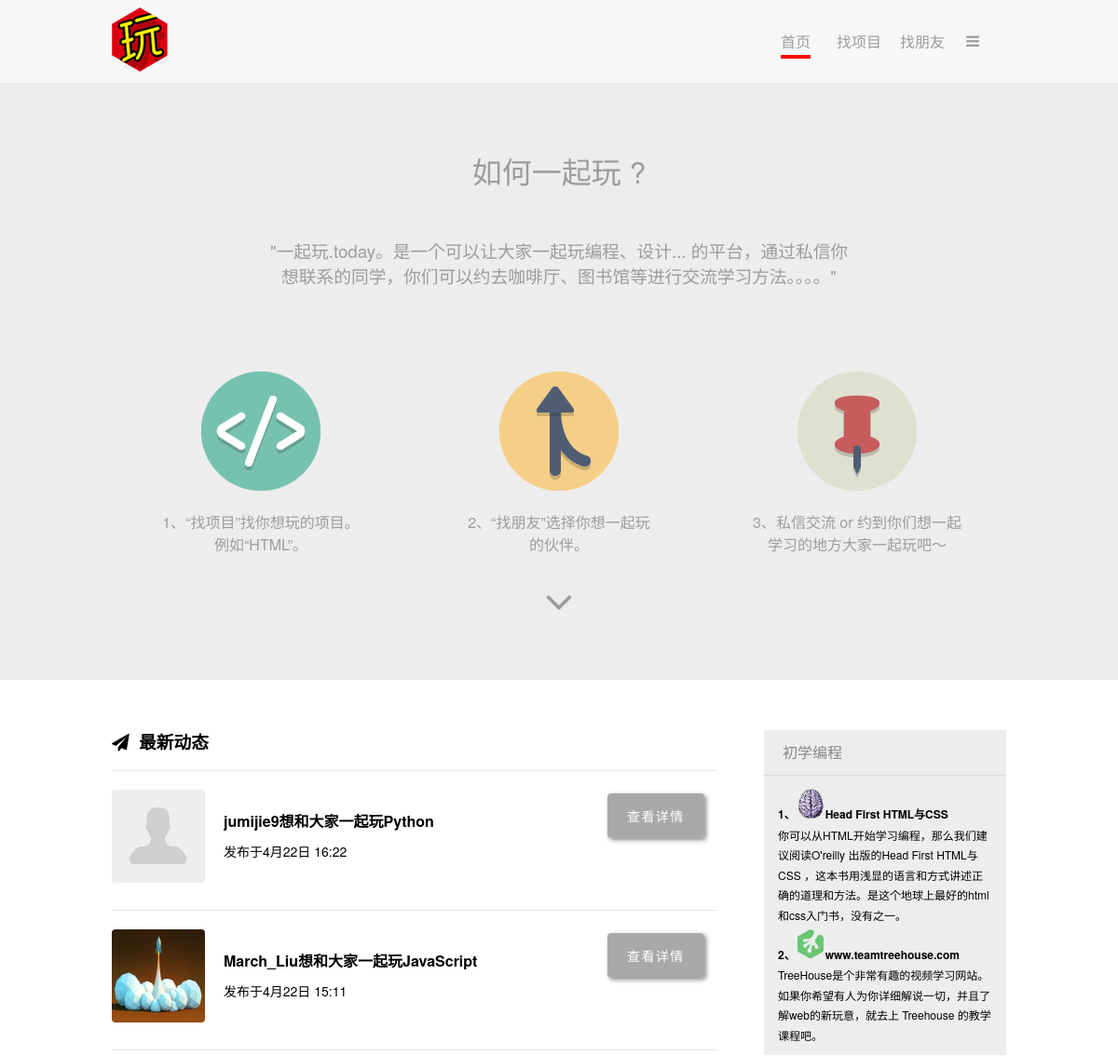
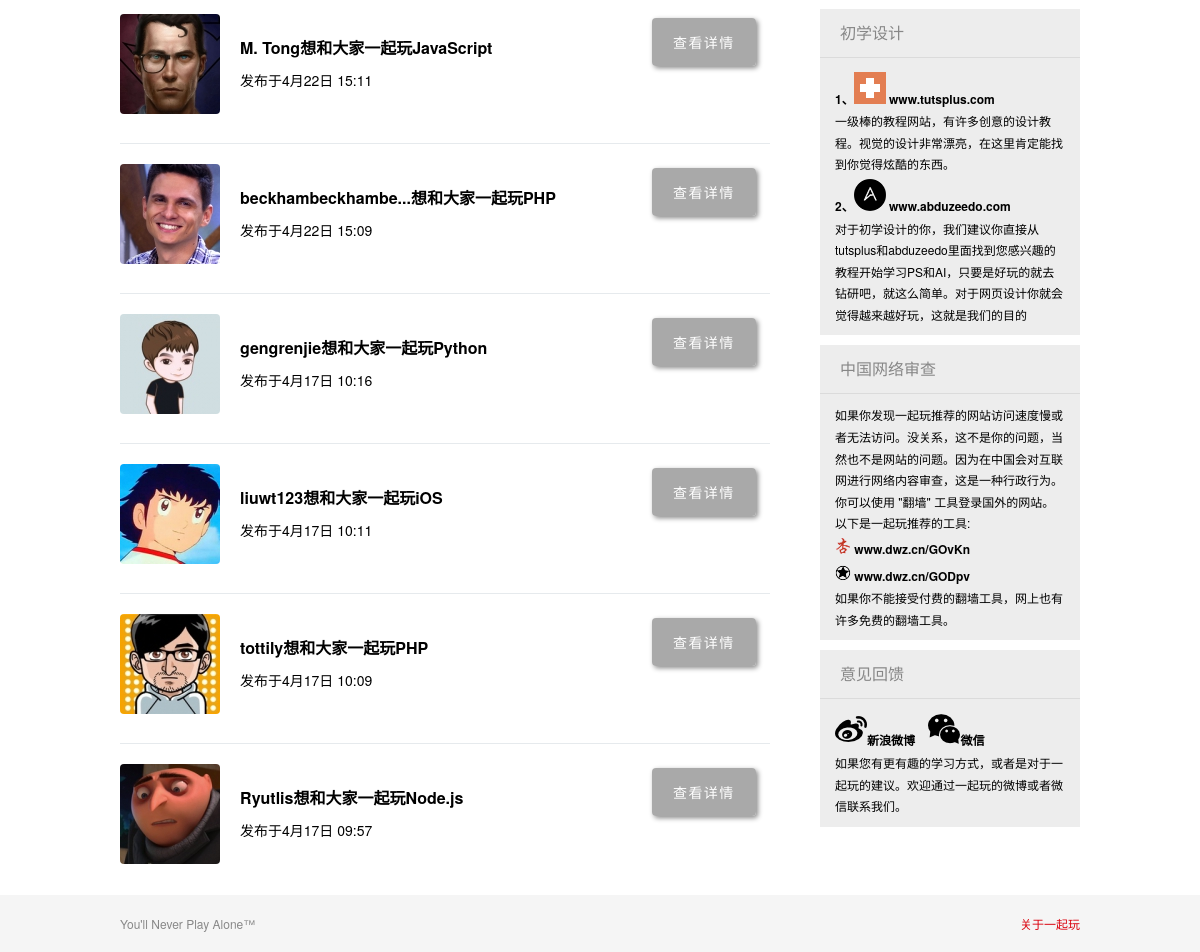
/yiqiwan (signed in), run on the app's committed database (2 pictures, top to bottom).
### tables this page shows
CREATE TABLE `match_response` (
`response_id` int(11) NOT NULL,
  `user_id` int(11) DEFAULT NULL,
  `topic_id` int(11) DEFAULT NULL,
  `response` tinyint(4) DEFAULT NULL,
  `response_date` datetime DEFAULT NULL
);

CREATE TABLE `match_user` (
`user_id` int(11) NOT NULL,
  `username` varchar(30) DEFAULT NULL,
  `password` varchar(200) DEFAULT NULL,
  `join_date` datetime DEFAULT NULL,
  `real_name` varchar(32) DEFAULT NULL,
  `gender` varchar(1) DEFAULT NULL,
  `picture` varchar(200) DEFAULT NULL,
  `area` varchar(32) DEFAULT NULL,
  `street` varchar(32) DEFAULT NULL,
  `email` varchar(255) DEFAULT NULL,
  `resume` varchar(10000) DEFAULT NULL,
  `job` varchar(500) DEFAULT NULL,
  `education` varchar(500) DEFAULT NULL
);

CREATE TABLE `match_topic` (
`topic_id` int(11) NOT NULL,
  `name` varchar(48) DEFAULT NULL
);

### yiqiwan/index.php (the view, shortened to what this page needs)
<?php
  if(isset($_SESSION['user_id'])) {
?>
<!DOCTYPE html>
<html>
  <head>
    <link rel="stylesheet" href="font-awesome-4.3.0/css/font-awesome.min.css">
    <link rel="stylesheet" type="text/css" href="style.css" />
</head>
<body>
<header>
    <div class="nav">
        <a href="index.php"><img src="images/logo.png" alt="logo"></a>
        <div id="Navigation">
            <ul class="Navigation">
                <li><a href="index.php" class="selected">首页</a></li>
                <li><a href="questionnaire.php">找项目</a></li>
                <li><a href="mymatch.php">找朋友</a></li>
                <li><a href="viewprofile.php" class="fa fa-bars"></a>
<?php
  $dbc = mysqli_connect(DB_HOST, DB_USER, DB_PASSWORD, DB_NAME);
  mysqli_query($dbc, "set character set 'utf8'");
  mysqli_query($dbc, "set names 'utf8'");
?>
                </li>
            </ul>
        </div>
    </div>
</header>
<div class="intro-area">
  <div class="intro-content">
    <h1>如何一起玩 ?</h1>
    <h3>"一起玩.today。是一个可以让大家一起玩编程、设计... 的平台，通过私信你想联系的同学，你们可以约去咖啡厅、图书馆等进行交流学习方法。。。。"</h3>
    <div>
      <div class="intro-pic">
        <div class="intro-detail">
          <img src="images/project.png" alt="project">
          <p>1、“找项目”找你想玩的项目。<br/>例如“HTML”。</p>
        </div>
        <div class="intro-detail">
          <img src="images/friend.png" alt="friend">
          <p>2、“找朋友”选择你想一起玩<br/>的伙伴。</p>
        </div>
        <div class="intro-detail">
          <img src="images/location.png" alt="location">
          <p>3、私信交流 or 约到你们想一起<br/>学习的地方大家一起玩吧～</p>
        </div>
      </div>
    </div>
    <i class="fa fa-angle-down fa-3x"></i>
  </div>
</div>
<?
    function custom_echo($x) {
      if(strlen($x) != mb_strlen($x, 'utf-8')) {
        if(strlen($x)<=33) {
          return $x;
        }
        else {
          $y=mb_substr($x,0,11,'utf-8') . '...';
          return $y;
        }
      }
      else {
        if(mb_strlen($x)<=16) {
          return $x;
        }
        else {
          $y=mb_substr($x,0,16,'utf-8') . '...';
          return $y;
        }
      }
    }
    $query = "SELECT mr.user_id, mr.response_date, mt.name AS topic_name, mu.picture AS picture, mu.username AS username " .
      "FROM match_response AS mr " .
      "INNER JOIN match_topic AS mt USING (topic_id) " .
      "INNER JOIN match_user AS mu USING (user_id) " .
      "WHERE response != 'NULL'" .
      "ORDER BY response_date DESC LIMIT 30 ";
    $data = mysqli_query($dbc, $query);
    $feeds = array();
    while ($row = mysqli_fetch_array($data)) {
      array_push($feeds, $row);
    }
?>
    <div class="allsection">
      <section class="sidebar">
        <h3>初学编程</h3>
        <div>
          <p>
            <a href="http://book.douban.com/subject/25752357/" target="_blank"><strong>1、</strong><img src="images/hf2.png" alt="hf2"><b>Head First HTML与CSS</b></a><br/>你可以从HTML开始学习编程，那么我们建议阅读O'reilly 出版的Head First HTML与CSS ，这本书用浅显的语言和方式讲述正确的道理和方法。是这个地球上最好的html和css入门书，没有之一。<br/>
            <a href="http://teamtreehouse.com/" target="_blank"><strong>2、</strong><img src="images/treehouse.png" alt="treehouse"><b>www.teamtreehouse.com</b></a><br/>TreeHouse是个非常有趣的视频学习网站。如果你希望有人为你详细解说一切，并且了解web的新玩意，就去上 Treehouse 的教学课程吧。
          </p>
        </div>
        <h3>初学设计</h3>
        <div>
          <p>
            <a href="http://tutsplus.com/" target="_blank"><strong>1、</strong><img src="images/tutsplus.png" alt="tutsplus">&nbsp;<b>www.tutsplus.com</b></a><br/>一级棒的教程网站，有许多创意的设计教程。视觉的设计非常漂亮，在这里肯定能找到你觉得炫酷的东西。<br/>
            <a href="http://www.abduzeedo.com/" target="_blank"><strong>2、</strong><img src="images/abduzeedo.png" alt="abduzeedo">&nbsp;<b>www.abduzeedo.com</b></a><br/>对于初学设计的你，我们建议你直接从tutsplus和abduzeedo里面找到您感兴趣的教程开始学习PS和AI，只要是好玩的就去钻研吧，就这么简单。对于网页设计你就会觉得越来越好玩，这就是我们的目的
          </p>
        </div>
        <h3>中国网络审查</h3>
        <div>
          <p>如果你发现一起玩推荐的网站访问速度慢或者无法访问。没关系，这不是你的问题，当然也不是网站的问题。因为在中国会对互联网进行网络内容审查，这是一种行政行为。你可以使用 "翻墙" 工具登录国外的网站。以下是一起玩推荐的工具:<br/><a href="http://honx.in/i/VLtyvM6vDwo3sn7Y" target="_blank"><img src="images/honx.png" alt="honx">&nbsp;<b>www.dwz.cn/GOvKn</b></a><br/><a href="https://getastrill.com/" target="_blank"><img src="images/astrill.png" alt="astrill">&nbsp;<b>www.dwz.cn/GODpv</b></a><br/>如果你不能接受付费的翻墙工具，网上也有许多免费的翻墙工具。</p>
        </div>
        <h3>意见回馈</h3>
        <div>
          <p>
          <a href="http://www.weibo.com/walizzwell" target="_blank" style="text-decoration:none; color:#000;"><img src="images/sinaweibo.png" alt="sinaweibo"><b>新浪微博</b></a>&nbsp;&nbsp;&nbsp;&nbsp;<a id="weixin-contact" href="http://yiqiwan.today/images/orcode.jpg" target="_blank"><img src="images/weixin.png" alt="weixin"><b>微信</b><span id="pop-up"><img src="images/orcode.jpg" alt="orcode"></span></a><br/>
          如果您有更有趣的学习方式，或者是对于一起玩的建议。欢迎通过一起玩的微博或者微信联系我们。
          </p>
        </div>
      </section>
    <div class="allmymatch">
    <h3><i class="fa fa-paper-plane"></i>&nbsp;&nbsp;最新动态</h3>
<?php
    foreach ($feeds as $feed) {
      $username = $feed['username'];
      $user_id = $feed['user_id'];
      $response_date = $feed['response_date'];
      $topic_name = $feed['topic_name'];
      echo '<div class="mymatch">';
      if (!empty($feed['picture'])) {
        echo '<div class="detail-pic"><img src="' . MM_UPLOADPATH . $feed['picture'] . '" alt="Profile Picture" /></div>';
      } else {
        echo '<div class="detail-pic"><img src="images/nopic.png" alt="Profile Picture" /></div>';
      }
      echo '<div class="detail"><h4>' . custom_echo($username) . '想和大家一起玩'. $topic_name . '</h4>';
      echo '<p>发布于' . ltrim(date('m月d日 H:i', strtotime($response_date)), '0') . '</p></div>';
      echo '<div class="detail-button"><a href="viewprofile.php?user_id=' . $user_id . '" target="_blank">查看详情</a></div></div>';
    }
    echo "</div></div>";
    require_once('footer.php');
  }
?>

### yiqiwan/footer.php (shortened to what this page needs)
    <footer>
      <div class="container">
        <p class="footer">You'll Never Play Alone™</p>
        <p class="footer-last"><a href="about.php">关于一起玩</a></p>
      </div>
    </footer>
</body>
</html>

### yiqiwan/style.css (style rules this page uses)
body { margin: 0; padding: 0; font-family: 'hiragino sans gb', 'helvetica neue', 'microsoft yahei', tahoma, arial, sans-serif; }
*, *:before, *:after { -webkit-box-sizing: border-box; -moz-box-sizing: border-box; box-sizing: border-box; }
img[alt="Profile Picture"] { border-radius: 4px; float: left; }
.allsection { width: 960px; margin: 30px auto 0; }
a:link { color: #369; text-decoration: none; }
header { height: 90px; background: #f7f7f7; border-bottom: 1px solid #e9e9e9; }
.nav { width: 960px; margin: 0 auto; }
.nav a img { float: left; margin-top: 8px; width: 60px; }
#Navigation { margin-left: 700px; padding-top: 32px; width: 244px; }
.Navigation { margin: 0; padding: 0; position: absolute; width: 244px; }
.Navigation li { list-style: none; float: left; width: 68px; text-align: center; }
.Navigation > li:last-child { width: 40px; }
.Navigation li a { text-decoration: none; color: #9c9c9c; padding-bottom: 14px; }
.Navigation li > a { padding-bottom: 3px; }
.selected { border-bottom: 4px solid #FF0000; }
.intro-area { height: 640px; width: 100%; background-color: #ededed; }
.intro-content { width: 960px; margin-left: auto; margin-right: auto; }
.intro-content h1 { margin: 0; padding: 70px 0 30px; text-align: center; color: #9c9c9c; font-weight: 100; }
.intro-content h3 { width: 630px; text-align: center; margin-left: auto; margin-right: auto; color: #9c9c9c; font-weight: 100; }
.intro-content i { padding-top: 10px; width: 960px; text-align: center; color: #9c9c9c; font-weight: 100; }
.intro-pic { margin-top: 90px; }
.intro-detail { margin: 0; padding: 0; width: 320px; text-align: center; float: left; }
.intro-detail p { color: #9c9c9c; text-align: center; }
.sidebar { float: right; margin-top: 1.5em; margin-bottom: 58px; width: 260px; }
.sidebar h3 { width: 260px; height: 48px; text-align: left; line-height: 28px; background: #ededed; font-size: 16px; color: #878787; padding: 10px 0 0 20px; margin: 0; font-weight: 100; }
.sidebar div { border-top: 1px solid #dbdbdb; background-color: #ededed; }
.sidebar div p { width: 230px; margin: 10px auto; padding-bottom: 10px; font-size: 0.75em; line-height: 1.8em; }
.sidebar img { margin-top: 4px; }
.sidebar a { text-decoration: none; color: #000; }
#weixin-contact { position: relative; }
footer { font-size: 12px; clear: both; padding-top: 20px; padding-bottom: 20px; background-color: #f5f5f5; width: 100%; }
.container { width: 960px; margin: 0 auto; }
.footer { float: left; margin: 0; color: #888888; }
.footer-last { margin: 0 0 0 900px; color: #da020e; }
.footer-last a { color: #da020e; }
.allmymatch h3 { text-align: left; margin: 1.5em 0 1em; line-height: 100%; }
.allmymatch { float: left; width: 650px; }
.mymatch { width: 650px; height: 150px; margin: 0px auto; border-top: 1px solid #e6eaed; padding-top: 20px; }
.mymatch > * { display: inline-block; }
.detail-pic { float: left; width: 100px; }
.detail { float: left; width: 370px; margin-left: 20px; }
.detail p { margin-top: 20px; line-height: .1em; font-size: 14px; }
.mymatch a { background: #a9a9a9; border-radius: 4px; color: #fff; padding: 1em 1.5em; letter-spacing: .1em; font-size: 14px; font-weight: 100; cursor: pointer; border: 0; box-shadow: 2px 2px 5px #888888; }
.detail-button { float: left; margin-left: 42px; margin-top: 1em; }

### data on the page
match_response: user.username "jumijie9", topic.name "Python", response_date "4月22日 16:22"
match_response: user.picture (picture), user.username "March_Liu", topic.name "JavaScript", response_date "4月22日 15:11"
match_response: user.picture (picture), user.username "M. Tong", topic.name "JavaScript", response_date "4月22日 15:11"
match_response: user.picture (picture), user.username "beckhambeckhambe...", topic.name "PHP", response_date "4月22日 15:09"
match_response: user.picture (picture), user.username "gengrenjie", topic.name "Python", response_date "4月17日 10:16"
match_response: user.picture (picture), user.username "liuwt123", topic.name "iOS", response_date "4月17日 10:11"
match_response: user.picture (picture), user.username "tottily", topic.name "PHP", response_date "4月17日 10:09"
match_response: user.picture (picture), user.username "Ryutlis", topic.name "Node.js", response_date "4月17日 09:57"
